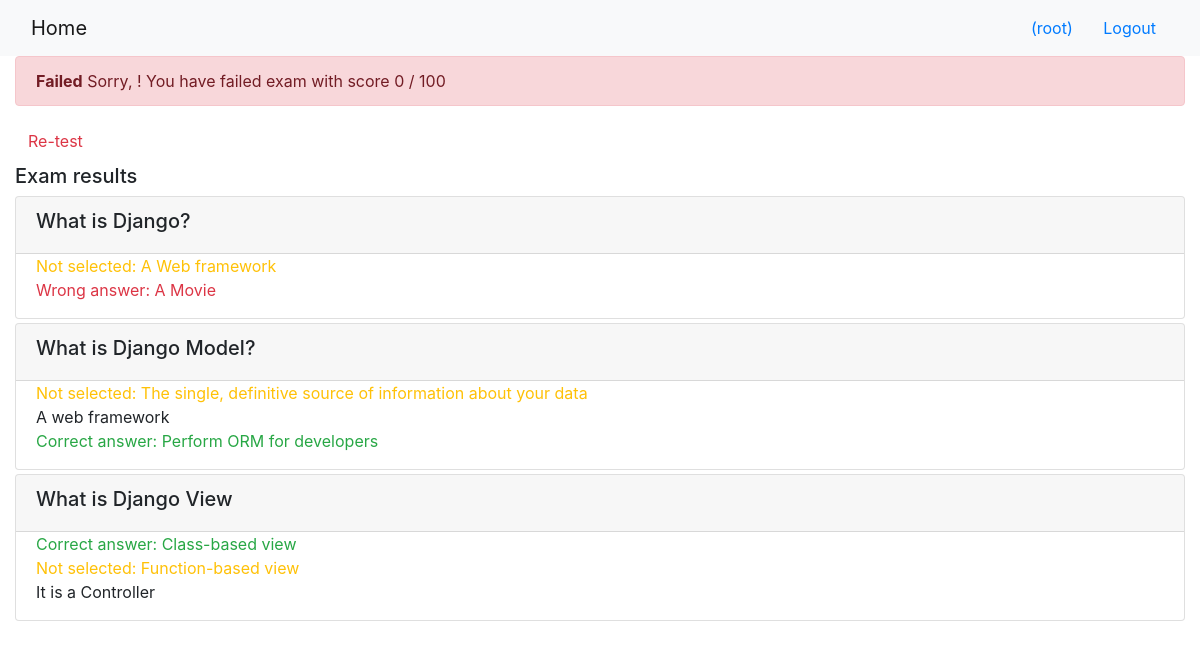
The page /onlinecourse/course/1/submission/1/result/ (signed in) on the database its author committed.
### onlinecourse/models.py (models this page shows)
class Question(models.Model):
    course = models.ForeignKey(Course, on_delete=models.CASCADE)
    question_text = models.CharField(max_length=1000)
    grade = models.IntegerField(default=0)
    def is_get_score(self, selected_ids):
       all_answers = self.choice_set.filter(is_correct=True).count()
       selected_correct = self.choice_set.filter(is_correct=True, id__in=selected_ids).count()
       if all_answers == selected_correct:
           return True
       else:
           return False

class Choice(models.Model):
    question = models.ForeignKey(Question, on_delete=models.CASCADE)
    choice_text = models.CharField(max_length=1000)
    is_correct = models.BooleanField()

### onlinecourse/views.py (the view)
# urls.py: path('course/<int:course_id>/submission/<int:submission_id>/result/', views.show_exam_result, name='show_exam_result'),
def show_exam_result(request, course_id, submission_id):
    course = get_object_or_404(Course, pk=course_id)
    submission = get_object_or_404(Submission, pk=submission_id)
    choices = Choice.objects.filter(submission=submission)
    selected_ids = []
    for choice in choices:
        selected_ids.append(choice.id)
    total_score = 0
    score = 0
    questions = Question.objects.filter(course=course)
    for question in questions:
        total_score += question.grade
        if question.is_get_score(selected_ids):
            score += question.grade
    grade = int(100 * score / total_score)
    context = {}
    context['course'] = course
    context['selected_ids'] = selected_ids
    context['grade'] = grade
    return render(request, 'onlinecourse/exam_result_bootstrap.html', context)

### onlinecourse/templates/onlinecourse/exam_result_bootstrap.html (shortened to what this page needs)
<!DOCTYPE html>
<html lang="en">
<head>
    {% load static %}
    <link rel="stylesheet" href="https://maxcdn.bootstrapcdn.com/bootstrap/4.5.2/css/bootstrap.min.css">
</head>
<body>
 <nav class="navbar navbar-light bg-light">
    <div class="container-fluid">
        <div class="navbar-header">
              <a class="navbar-brand" href="{% url 'onlinecourse:index' %}">Home</a>
        </div>
        <ul class="nav navbar-nav navbar-right">
            {% if user.is_authenticated %}
            <li>
                <a class="btn btn-link" href="#">{{ user.first_name }}({{ user.username }})</a>
                <a class="btn btn-link" href="{% url 'onlinecourse:logout' %}">Logout</a>
            </li>
            {% endif %}
        </ul>
    </div>
</nav>
<div class="container-fluid">
    {% if grade > 80 %}
    <div class="alert alert-success">
       <b>Congratulations, {{ user.first_name }}!</b> You have passed the exam and completed the course with score {{ grade }} / 100
    </div>
        {% else %}
        <div class="alert alert-danger">
            <b>Failed</b> Sorry, {{ user.first_name }}! You have failed exam with score {{ grade }} / 100
        </div>
        <a class="btn btn-link text-danger" href="{% url 'onlinecourse:course_details' course.id %}">Re-test</a>
        {% endif %}
        <div class="card-columns-vertical mt-1">
        <h5 class="">Exam results</h5>
            {% for question in course.question_set.all %}
                    <div class="card mt-1">
                        <div class="card-header"><h5>{{ question.question_text}}</h5></div>
                        <div class="form-group">
                            {% for choice in question.choice_set.all %}
                                <div class="form-check">
                                    <label class="form-check-label">
                                        {% if choice.is_correct %}
                                            {% if choice.id in selected_ids %}
                                                <span class="text-success">Correct answer: {{ choice.choice_text }}</span>
                                            {% else %}
                                                <span class="text-warning">Not selected: {{ choice.choice_text }}</span>
                                            {% endif %}
                                        {% else %}
                                            {% if choice.id in selected_ids %}
                                                <span class="text-danger">Wrong answer: {{ choice.choice_text }}</span>
                                            {% else %}
                                                {{ choice.choice_text }}
                                            {% endif %}
                                        {% endif %}
                                    </label>
                                </div>
                            {% endfor %}
                        </div>
                    </div>
                    {% endfor %}
        </div>
    </div>
</body>
</html>

### rows shown on the page
Question: question_text "What is Django?"
Choice: choice_text "A Web framework"
Choice: choice_text "A Movie"
Question: question_text "What is Django Model?"
Choice: choice_text "The single, definitive source of information about your data"
Choice: choice_text "A web framework"
Choice: choice_text "Perform ORM for developers"
Question: question_text "What is Django View"
Choice: choice_text "Class-based view"
Choice: choice_text "Function-based view"
Choice: choice_text "It is a Controller"

### other values the page prints
{{ user.username }} "root"
{{ grade }} "0"
